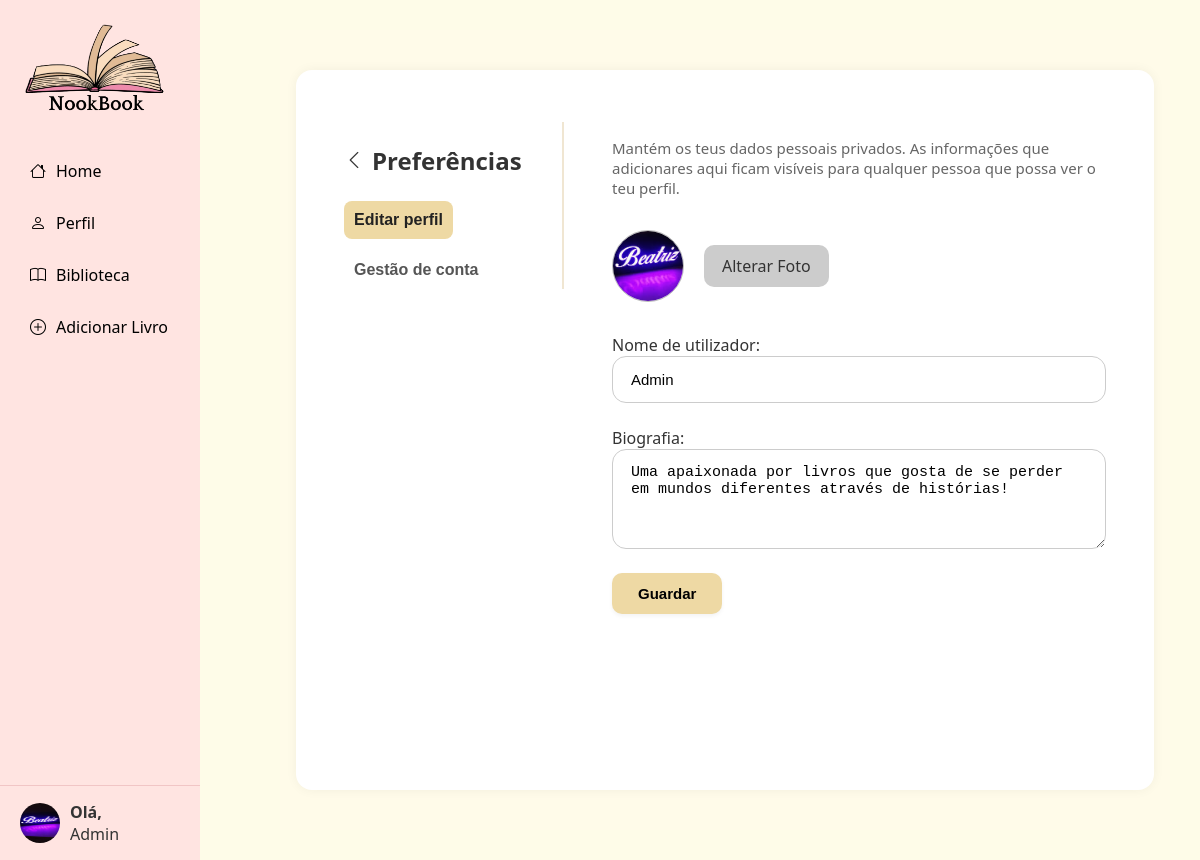
Page /auth/editar-perfil/ (signed in) on the committed database.
### nookbook/apps/Utilizadores/models.py (models this page shows, shortened)
class Utilizador(AbstractUser):
    nome = models.CharField(max_length=100, default="Utilizador")
    username = models.CharField(max_length=100, unique=True)
    email = models.EmailField(unique=True)
    biografia = models.CharField(max_length=1000, blank=True, null=True)
    foto_perfil = models.ImageField(upload_to=user_directory_path, blank=True, null=True)
    data_nascimento = models.DateField(blank=True, null=True)
    pais = models.CharField(max_length=100, blank=True, null=True)
    IDIOMAS_CHOICES = [
        ('pt', 'Português'),
        ('en', 'Inglês'),
        ('es', 'Espanhol'),
        ('fr', 'Francês'),
        ('de', 'Alemão'),
    ]
    idioma = models.CharField(max_length=10, choices=IDIOMAS_CHOICES, default='pt')
    generos_fav = models.ManyToManyField('Livros.Generos', blank=True, related_name='utilizadores')
    USERNAME_FIELD = "email"
    REQUIRED_FIELDS = ["username"]
    EMAIL_FIELD = "email"
    objects = UtilizadorManager()

### nookbook/apps/Utilizadores/views.py (the view, shortened to what this page needs)
# urls.py: path('editar-perfil/', views.editar_perfil_view, name='editar_perfil'),
@csrf_protect
@login_required
def editar_perfil_view(request):
    user = request.user
    return render(request, 'editar_perfil.html', {
        'esconder_barra_pesquisa': True
    })

### nookbook/apps/Utilizadores/templates/editar_perfil.html (shortened to what this page needs)
{% extends "base.html" %}
{% load static %}
{% block extra_head %}
  <link rel="stylesheet" href="{% static 'Utilizadores/css/editar.css'%}">
{% endblock %}
{% block content %}
<div class="edit-profile-container">
  <div class="main-content">
<div class="preferencias-layout">
  <div class="preferencias-menu">
    <h2><a href="{% url 'perfil' %}" class="voltar-seta"><i class="bi bi-chevron-left"></i> Preferências</a></h2>
    <ul class="preferencias-opcoes">
      <li><button class="tab-btn active" data-tab="editar">Editar perfil</button></li>
      <li><button class="tab-btn" data-tab="gestao">Gestão de conta</button></li>
    </ul>
  </div>
  <div class="preferencias-conteudo">
    <div id="tab-editar" class="tab-section active">
      <p class="info-text">
        Mantém os teus dados pessoais privados. As informações que adicionares aqui ficam visíveis para qualquer pessoa que possa ver o teu perfil.
      </p>
      <form method="post" enctype="multipart/form-data" action=".">
        <div class="form-photo">
          <img id="preview-img"
            src="{% if user.foto_perfil %}{{ user.foto_perfil.url }}{% else %}{% static 'imagens/profile_picture.png' %}{% endif %}"
            class="avatar-large">
          <label for="foto" class="btn-alterar-foto">Alterar Foto</label>
        </div>
        <label for="nome">Nome de utilizador:</label>
        <input type="text" id="nome" name="nome" placeholder="Nome" value="{{ user.username }}" class="form-input" required>
        <label for="biografia">Biografia:</label>
        <textarea id="biografia" name="biografia" placeholder="Biografia" class="form-textarea">{{ user.biografia }}</textarea>
        <div class="form-actions">
          <button type="submit" class="btn-guardar">Guardar</button>
        </div>
      </form>
    </div>
  </div>
</div>
{% endblock %}

### nookbook/templates/base.html (shortened to what this page needs)
{% load static %}
<!DOCTYPE html>
<html lang="pt">
<head>
    <link rel="stylesheet" href="{% static 'css/styles.css' %}">
    <link href="https://cdn.jsdelivr.net/npm/bootstrap-icons/font/bootstrap-icons.css" rel="stylesheet">
    {% block extra_head %}{% endblock %}
</head>
<body>
<div class="container-menu">
    <aside id="sidebar" class="sidebar">
        <div class="top">
            <div class="logo">
                {% if user.is_authenticated %}
                    <a href="{% url 'inicio' %}">
                {% else %}
                    <a href="{% url 'pagina_inicial' %}">
                {% endif %}
                    <img src="{% static 'imagens/logo.png' %}" alt="Logo">
                    </a>
            </div>
        </div>
        <nav class="nav">
            <a href="{% if user.is_authenticated %}{% url 'inicio' %}{% else %}{% url 'pagina_login' %}{% endif %}" class="nav-item {% if request.resolver_match.url_name == 'inicio' %}active{% endif %}">
                <i class="bi bi-house"></i> Home
            </a>
            <a href="{% if user.is_authenticated %}{% url 'perfil' %}{% else %}{% url 'pagina_login' %}{% endif %}" class="nav-item {% if request.resolver_match.url_name == 'perfil' %}active{% endif %}">
                <i class="bi bi-person"></i> Perfil
            </a>
            <a href="{% if user.is_authenticated %}{% url 'pagina_biblioteca' %}{% else %}{% url 'pagina_login' %}{% endif %}" class="nav-item {% if request.resolver_match.url_name == 'pagina_biblioteca' %}active{% endif %}">
                <i class="bi bi-book"></i> Biblioteca
            </a>
            <a href="{% if user.is_authenticated %}{% url 'adicionar_livro' %}{% else %}{% url 'pagina_login' %}{% endif %}" class="nav-item {% if request.resolver_match.url_name == 'adicionar_livro' %}active{% endif %}">
                <i class="bi bi-plus-circle"></i> Adicionar Livro
            </a>
        </nav>
        <div class="bottom-profile">
            <a href="{% url 'perfil' %}" class="profile-link">
                {% if user.is_authenticated and user.foto_perfil %}
                <img src="{{ user.foto_perfil.url }}" alt="Perfil">
                {% else %}
                <img src="{% static 'imagens/profile_picture.png' %}" alt="Perfil">
                {% endif %}
                <div class="profile-info">
                    <strong>Olá,</strong><br>
                    <span>
                        {% if user.is_authenticated %}
                        {{ user.username }}
                        {% else %}
                        Visitante
                        {% endif %}
                    </span>
                </div>
            </a>
        </div>
    </aside>
    <main id="main-content">
        {% block content %}
        {% endblock %}
    </main>
</div>
</body>
</html>

### nookbook/static/css/styles.css (style rules this page uses)
body { font-family: 'Segoe UI', sans-serif; background-color: #fefce8; color: #333; padding-left: 50px; margin: 0; }
.container-menu { display: flex; min-height: 100vh; }
.sidebar { width: 200px; background-color: #ffe4e1; display: flex; flex-direction: column; justify-content: space-between; position: fixed; top: 0; left: 0; bottom: 0; z-index: 1000; transition: transform 0.3s ease; overflow-y: auto; height: 100%; }
.sidebar .top { padding: 20px; display: flex; align-items: center; justify-content: center; }
.sidebar .logo img { height: 100px; }
.nav { flex-grow: 1; }
.nav-item { display: flex; align-items: center; padding: 15px 5px 15px 10px; margin: 0 20px; text-decoration: none; color: #000; border-radius: 12px; transition: background-color 0.2s, box-shadow 0.2s; }
.nav-item i { margin-right: 10px; }
.bottom-profile { display: flex; align-items: center; padding: 15px 20px; border-top: 1px solid #f1c5c5; }
.bottom-profile img { width: 40px; height: 40px; border-radius: 50%; margin-right: 10px; }
.profile-link { display: flex; align-items: center; text-decoration: none; color: inherit; }
#main-content { margin-left: 200px; padding: 30px; width: calc(100% - 200px); box-sizing: border-box; }

### nookbook/apps/Utilizadores/static/Utilizadores/css/editar.css (style rules this page uses)
.edit-profile-container { display: flex; justify-content: center; background-color: #fffbe9; min-height: 100vh; padding: 20px 16px; box-sizing: border-box; padding-top: 20px; padding-bottom: 20px; }
*, *::before, *::after { box-sizing: border-box; }
.main-content { width: 100%; max-width: 1200px; margin: 20px auto; padding: 32px 48px; background-color: #fff; border-radius: 16px; box-shadow: 0 0 12px rgba(0, 0, 0, 0.05); display: flex; flex-direction: column; }
.main-content h2 { font-size: 28px; margin-bottom: 20px; }
.info-text { margin: 16px 0 32px; max-width: 100%; font-size: 15px; color: #666; }
.form-photo { display: flex; align-items: center; gap: 20px; margin-bottom: 32px; }
.avatar-large { width: 72px; height: 72px; border-radius: 50%; border: 1.5px solid #bbb; object-fit: cover; }
.btn-alterar-foto { background-color: #ccc; padding: 10px 18px; border-radius: 10px; cursor: pointer; font-weight: 500; transition: background-color 0.2s ease; }
.form-input, .form-textarea { display: block; width: 100%; max-width: 100%; box-sizing: border-box; border: 1.8px solid #ccc; border-radius: 14px; padding: 14px 18px; margin-bottom: 24px; font-size: 15px; background-color: #fff; transition: border-color 0.2s; }
.form-textarea { resize: vertical; height: 100px; }
.form-actions { display: flex; flex-wrap: wrap; gap: 14px; margin-top: 16px; margin-bottom: 32px; }
.btn-guardar, .btn-repor, .btn-secundario { padding: 12px 26px; border-radius: 10px; border: none; font-weight: bold; font-size: 15px; cursor: pointer; transition: background-color 0.2s ease; box-shadow: 0 2px 4px rgba(0,0,0,0.05); }
.btn-guardar { background-color: #eed9a4; }
.tab-btn { padding: 12px 24px; border: none; border-radius: 12px; background-color: #eee; font-weight: bold; cursor: pointer; font-size: 15px; transition: background-color 0.2s ease; }
.tab-btn.active { background-color: #eed9a4; }
.tab-section { display: none; }
.tab-section.active { display: block; }
.preferencias-layout { display: flex; gap: 48px; margin-top: 20px; align-items: flex-start; }
.preferencias-menu { width: 220px; padding-right: 20px; border-right: 2px solid #f0e6d2; }
.preferencias-menu h2 { font-size: 24px; margin-bottom: 24px; color: #333; }
.preferencias-opcoes { list-style: none; padding: 0; margin: 0; display: flex; flex-direction: column; gap: 12px; }
.preferencias-opcoes button { background: none; border: none; font-size: 16px; padding: 10px; text-align: left; cursor: pointer; color: #555; border-radius: 8px; transition: background-color 0.2s; }
.preferencias-opcoes button:hover, .preferencias-opcoes button.active { background-color: #eed9a4; font-weight: bold; color: #222; }
.preferencias-conteudo { flex: 1; min-width: 0; }
.voltar-seta { text-decoration: none; color: #333; font-size: 24px; font-weight: bold; display: inline-flex; align-items: center; gap: 8px; transition: color 0.2s ease; }
.voltar-seta i { font-size: 20px; }

### rows in the picture
Utilizador: foto_perfil (picture), username "Admin", nome "Admin", biografia "Uma apaixonada por livros que gosta de se perder em mundos diferentes através de histórias!"
